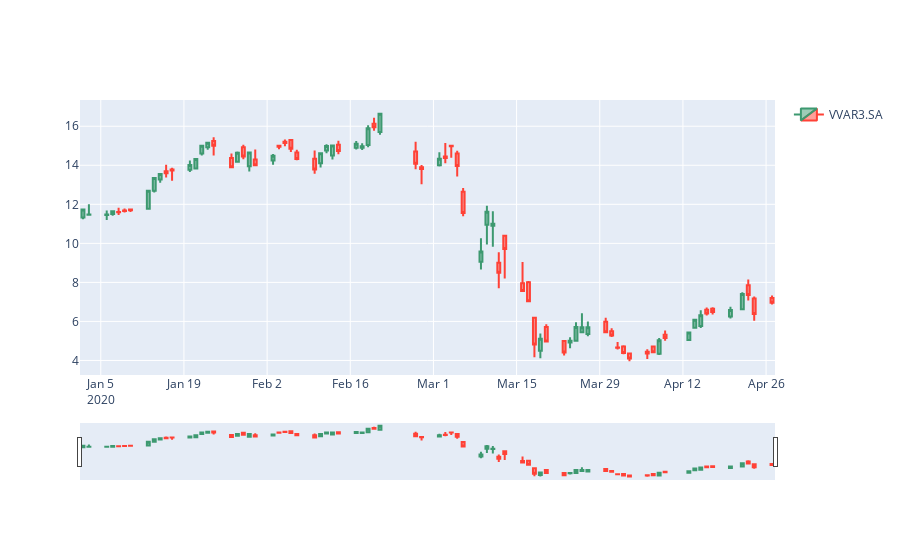
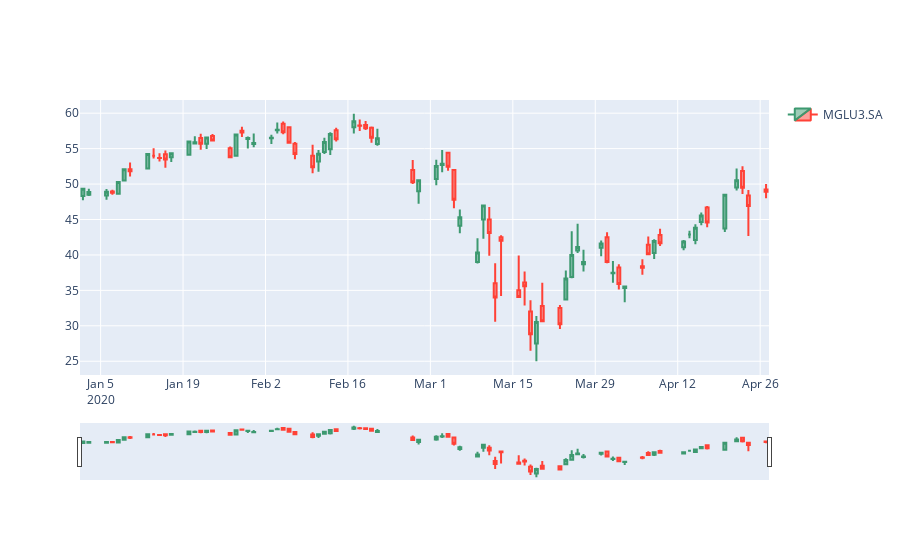

Here is the notebook cell these charts were saved with, in order:
### Code cell
EstudoPapel = Ibov(acao='VVAR3.SA',dataini='01-01-2020')
EstudoPapel2 = Ibov(acao='MGLU3.SA',dataini='01-01-2020')
